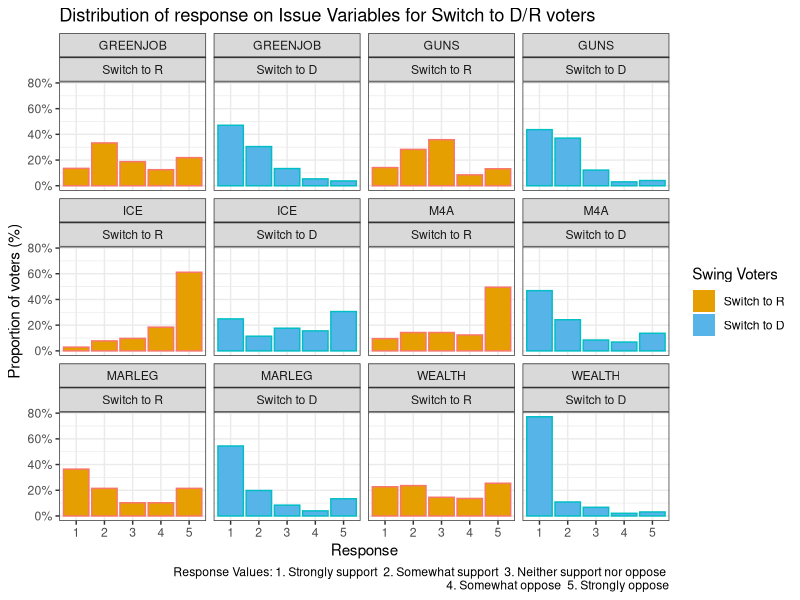
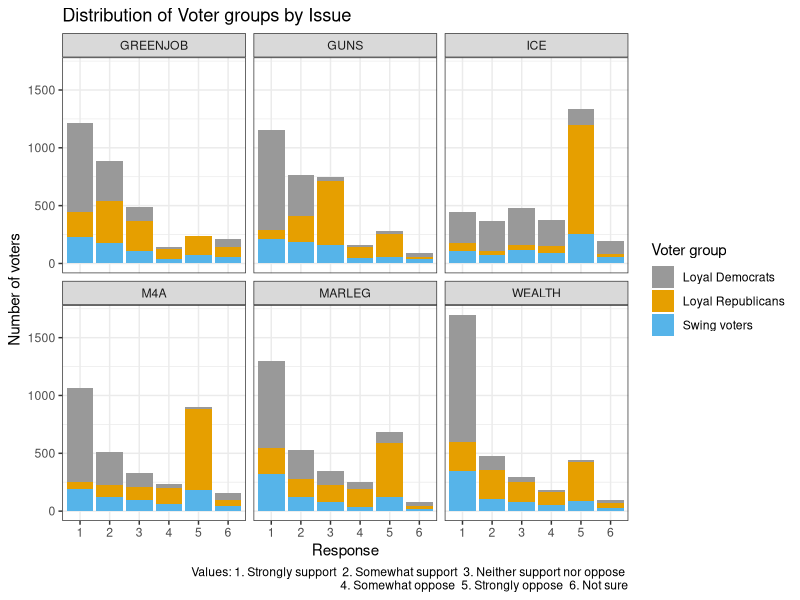
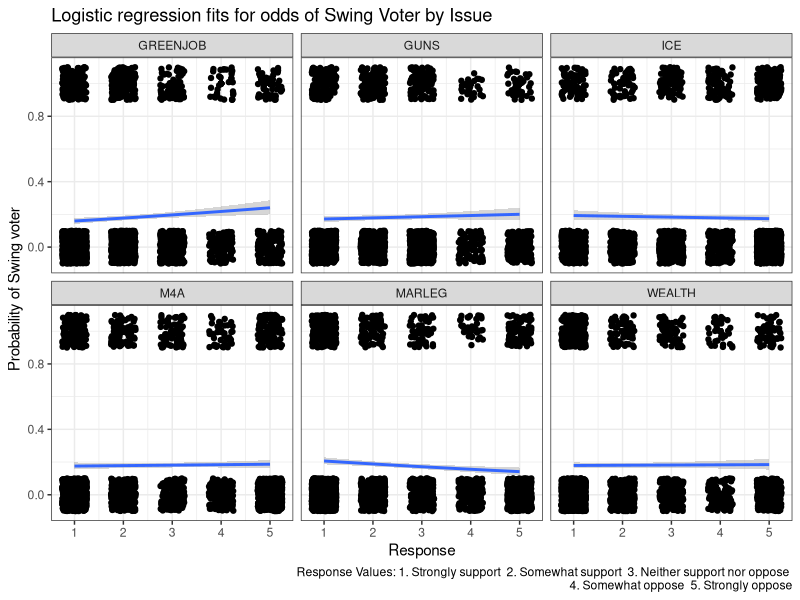
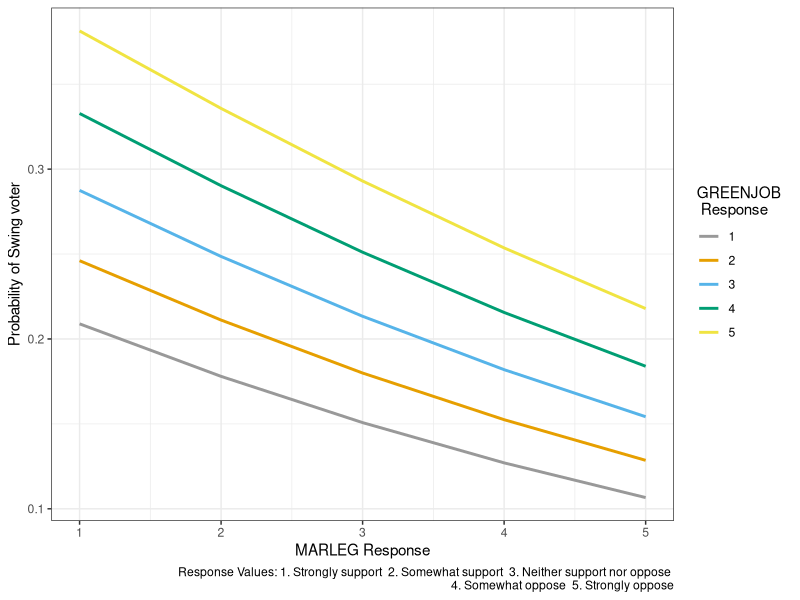
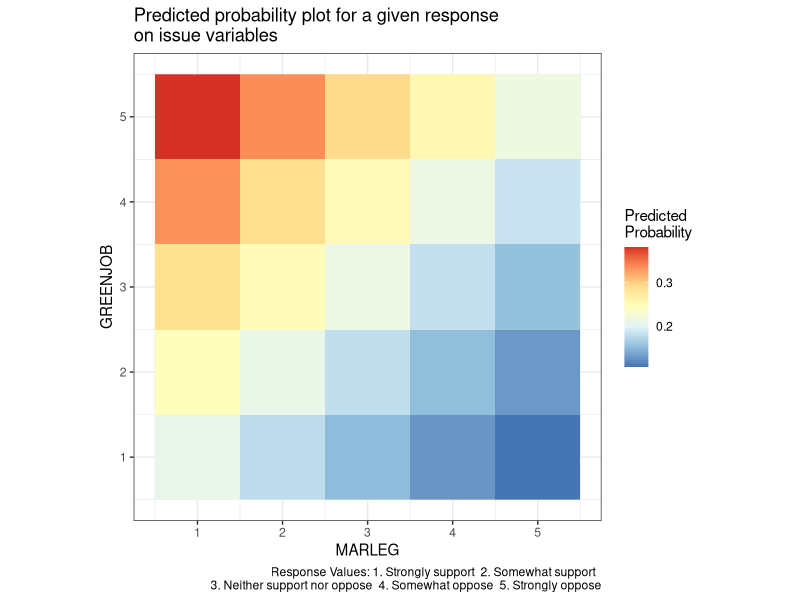
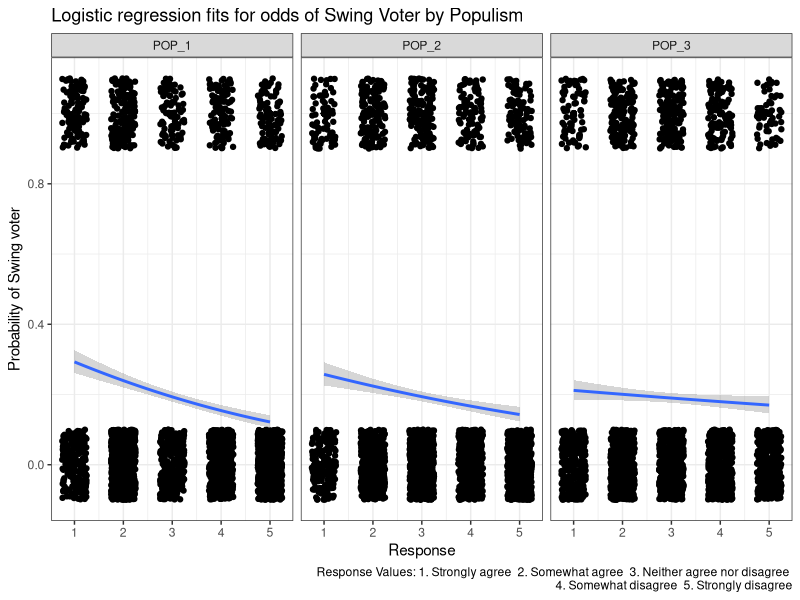
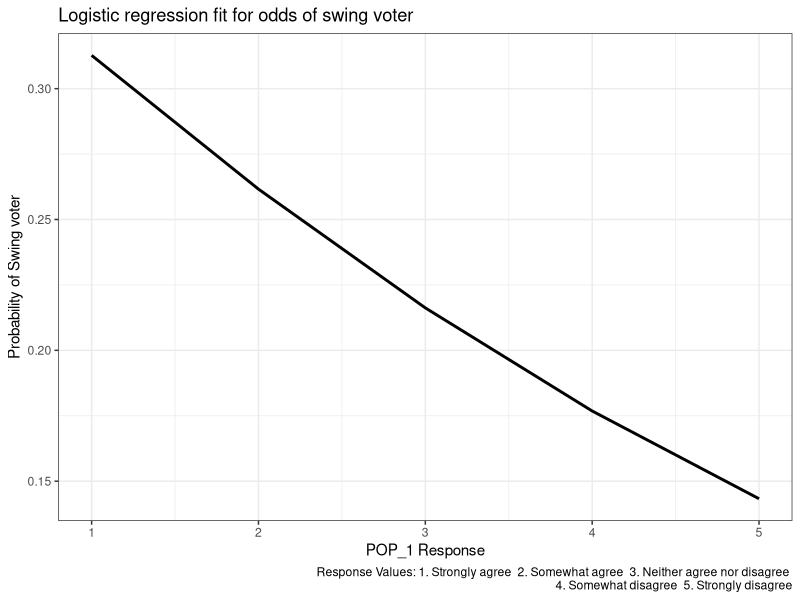
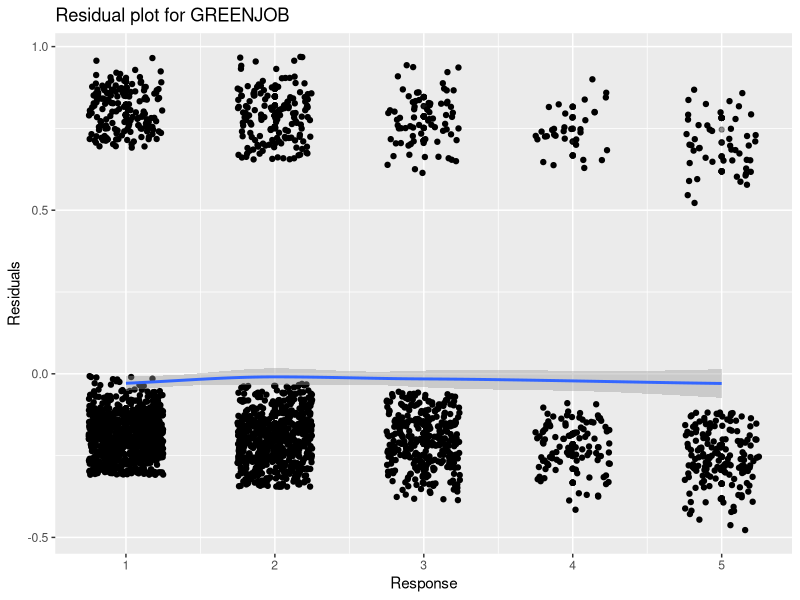

Write R code to recreate these figures, in order.
## ---- chunk 1
knitr::opts_chunk$set(echo = FALSE, tidy = TRUE, warning = FALSE, message = FALSE)
## ---- chunk 2
library(tidyverse)
library(broom)
library(arm)
library(GGally)
cb_palette = c("#999999", "#E69F00", "#56B4E9", "#009E73", "#F0E442", "#0072B2", "#D55E00", "#CC79A7")
## ---- chunk 3
# Load Data
dfp_WTHH = read.csv("DFP_WTHH_release.csv")
names(dfp_WTHH)[1] <- "rowid"
dfp = dplyr::select(dfp_WTHH, rowid, house3, presvote16post, weight_DFP, M4A, GREENJOB, WEALTH, MARLEG, ICE, GUNS, POP_1, POP_2, POP_3, gender)
# Removing NAs or 7 (Did not vote) for presvote16post
dfp =  dfp[!(is.na(dfp$presvote16post) | dfp$presvote16post == 7),]
# summary(dfp)
n_row = nrow(dfp)
## ---- chunk 4
is_swing_voter <- function() {
  vect = as.numeric(rep.int(1, times = n_row))
  for(i in 1:n_row) {
    if(dfp$presvote16post[i] == 1 && dfp$house3[i] == 1)
      vect[i] = 2
    else if(dfp$presvote16post[i] == 2 && dfp$house3[i] == 2)
      vect[i] = 3
    else if(dfp$presvote16post[i] != 2 && dfp$house3[i] == 2)
      vect[i] = 4
    else if(dfp$presvote16post[i] != 1 && dfp$house3[i] == 1)
      vect[i] = 5
  }
  return(vect)
}
# 1 = Swing, 2 = Loyal Demo, 3 = Loyal Rep, 4 = Switch to R, 5 = Switch to D
dfp$is_swing = is_swing_voter()
dfp$is_swing = factor(dfp$is_swing, labels = c("Swing", "Loyal Democrat", "Loyal Republican", "Switch to R", "Switch to D"))

## ---- chunk 5
dfp.q1 = dfp %>% subset(., subset = (.$is_swing == "Switch to R" | (.$is_swing == "Switch to D")), select = c("is_swing", "M4A", "GREENJOB", "WEALTH", "MARLEG", "ICE", "GUNS", "weight_DFP"))

cb_palette2 = c("#E69F00", "#56B4E9")

dfp.q1 = gather(dfp.q1, key = "ISSUE", value = "RESPONSE", c("M4A", "GREENJOB", "WEALTH", "MARLEG", "ICE", "GUNS"))
dfp.q1$RESPONSE = factor(dfp.q1$RESPONSE)
dfp.q1 = na.omit(dfp.q1)
# ggplot(dfp.q1[dfp.q1$RESPONSE != 6,], aes(x = RESPONSE, color = is_swing, fill = is_swing)) + stat_count((aes(weight = weight_DFP))) + facet_wrap(~ISSUE) + theme_bw() + guides(fill = guide_legend(title="Swing Voters"), color = FALSE) + scale_fill_manual(values = cb_palette2) + labs(title="Distribution of response on Issue Variables for Switch to D/R voters", caption = "Response Values: 1. Strongly support  2. Somewhat support  3. Neither support nor oppose \n  4. Somewhat oppose  5. Strongly oppose") + ylab("Count") + xlab("Response")

ggplot(dfp.q1[dfp.q1$RESPONSE != 6,], aes(x = RESPONSE, color = is_swing, fill = is_swing)) +
  geom_bar(mapping = aes(x = RESPONSE, y = ..prop.., group = 1), stat = "count") +
  scale_y_continuous(labels = scales::percent_format(accuracy = 1)) +
  facet_wrap(~ISSUE + is_swing) + theme_bw() + guides(fill = guide_legend(title="Swing Voters"), color = FALSE) + scale_fill_manual(values = cb_palette2) + labs(title="Distribution of response on Issue Variables for Switch to D/R voters", caption = "Response Values: 1. Strongly support  2. Somewhat support  3. Neither support nor oppose \n  4. Somewhat oppose  5. Strongly oppose") + ylab("Proportion of voters (%)") + xlab("Response")
## ---- chunk 6
WTHH_full = read_csv("DFP_WTHH_release.csv")
WTHH = WTHH_full[c("presvote16post", "house3", "weight_DFP", "M4A", "GREENJOB", "WEALTH", "MARLEG", "ICE", "GUNS", "POP_1", "POP_2", "POP_3")]
## ---- chunk 7
# WTHH$grp <- ifelse(WTHH$presvote16post==1 & WTHH$house3==1, "Loyal Democrats", ifelse(WTHH$presvote16post==2 & WTHH$house3==2, "Loyal Republicans", ifelse(!(WTHH$presvote16post %in% c(7,NA)), "Swing voters", NA)))
WTHH$grp <- ifelse(WTHH$presvote16post==1 & WTHH$house3==1, "Loyal Democrats", ifelse(WTHH$presvote16post==2 & WTHH$house3==2, "Loyal Republicans", ifelse(!is.na(WTHH$presvote16post), "Swing voters", NA)))

WTHH$swing_bhv <- ifelse(WTHH$grp=="Swing voters", ifelse(WTHH$house3==1, "Switch to D", ifelse(WTHH$house3==2, "Switch to R", "Others")), NA)

# cols <- c("presvote16post", "house3", "M4A", "GREENJOB", "WEALTH", "MARLEG", "ICE", "GUNS", "POP_1", "POP_2", "POP_3", "grp", "swing_bhv")
# WTHH[cols] <- lapply(WTHH[cols], factor)
## ---- chunk 8
WTHH.long = gather(WTHH, key="issue", value="response",
                   c("M4A", "GREENJOB", "WEALTH", "MARLEG", "ICE", "GUNS"))
cols <- c("issue", "response")
WTHH.long[cols] <- lapply(WTHH.long[cols], factor)
WTHH.long <- WTHH.long[c("issue", "response", "grp", "weight_DFP")]
WTHH.long <- WTHH.long[!is.na(WTHH.long$response) & !is.na(WTHH.long$grp),]
## ---- chunk 9
ggplot(WTHH.long, aes(x=response)) + stat_count(aes(fill=grp, weight=weight_DFP)) +
  facet_wrap(~issue) + scale_fill_manual(values=cb_palette) +
  labs(fill="Voter group", caption="Values: 1. Strongly support  2. Somewhat support  3. Neither support nor oppose \n  4. Somewhat oppose  5. Strongly oppose  6. Not sure") +
  ggtitle("Distribution of Voter groups by Issue") +
  xlab("Response") + ylab("Number of voters") +
  theme_bw()
## ---- chunk 10
WTHH$swing_voter = ifelse(WTHH$grp=="Swing voters", 1, ifelse(is.na(WTHH$grp), NA, 0))
WTHH.issue = WTHH[c("GREENJOB", "GUNS", "ICE", "M4A", "MARLEG", "WEALTH", "weight_DFP", "swing_voter")]
## ---- chunk 11
WTHH.issue <- WTHH.issue[rowSums(WTHH.issue[,c(1,2,3,4,5,6)] == 6) == 0,]
WTHH.issue <- WTHH.issue[complete.cases(WTHH.issue),]
## ---- chunk 12
WTHH.issue.long = gather(WTHH.issue, key="issue", value="response",
                   c("M4A", "GREENJOB", "WEALTH", "MARLEG", "ICE", "GUNS"))
ggplot(WTHH.issue.long, aes(x=response, y=swing_voter)) + geom_point(alpha=0.4) +
  geom_jitter(height=0.1, width=0.25) +
  geom_smooth(method = "glm", method.args = list(family = "binomial")) +
  facet_wrap(~issue) +
  labs(caption="Response Values: 1. Strongly support  2. Somewhat support  3. Neither support nor oppose \n  4. Somewhat oppose  5. Strongly oppose") +
  ggtitle("Logistic regression fits for odds of Swing Voter by Issue") +
  xlab("Response") + ylab("Probability of Swing voter") +
  theme_bw()
## ---- chunk 13
WTHH.issue.logit <- glm(swing_voter ~ GREENJOB + MARLEG, weights=weight_DFP, family="quasibinomial", data=WTHH.issue)
display(WTHH.issue.logit)
## ---- chunk 14
issue.predict.grid = expand.grid(MARLEG = seq(1, 5, 1), GREENJOB = seq(1, 5, 1))
issue.pred = predict(WTHH.issue.logit, type = "response", newdata = issue.predict.grid)
issue.pred.df = data.frame(issue.predict.grid, swing.prob = as.vector(issue.pred))

ggplot(issue.pred.df, aes(x = MARLEG, y = swing.prob, group = factor(GREENJOB), color = factor(GREENJOB))) +
  geom_line(size=1) + xlab("MARLEG Response") + ylab("Probability of Swing voter") +
  labs(color = "GREENJOB \n Response", caption="Response Values: 1. Strongly support  2. Somewhat support  3. Neither support nor oppose \n  4. Somewhat oppose  5. Strongly oppose") +
  theme_bw() + scale_color_manual(values = cb_palette)
## ---- chunk 15
# Raster 
ggplot(issue.pred.df, aes(x = MARLEG, y = GREENJOB, z = swing.prob)) + geom_raster(aes(fill = swing.prob))  + coord_fixed() + scale_fill_distiller(palette = "RdYlBu") + theme_bw() + labs(title="Predicted probability plot for a given response \non issue variables", fill = "Predicted \nProbability", caption="Response Values: 1. Strongly support  2. Somewhat support  \n3. Neither support nor oppose  4. Somewhat oppose  5. Strongly oppose" )
## ---- chunk 16
WTHH.pop = WTHH[c("POP_1", "POP_2", "POP_3", "weight_DFP", "swing_voter")]
## ---- chunk 17
WTHH.pop <- WTHH.pop[rowSums(WTHH.pop[,c(1,2,3)] == 6) == 0,]
WTHH.pop <- WTHH.pop[complete.cases(WTHH.pop),]
## ---- chunk 18
WTHH.pop.long = gather(WTHH.pop, key="populism", value="response",
                   c("POP_1", "POP_2", "POP_3"))
ggplot(WTHH.pop.long, aes(x=response, y=swing_voter)) + geom_point(alpha=0.4) +
  geom_jitter(height=0.1, width=0.25) +
  geom_smooth(method = "glm", method.args = list(family = "binomial")) +
  facet_wrap(~populism) +
  labs(caption="Response Values: 1. Strongly agree  2. Somewhat agree  3. Neither agree nor disagree \n  4. Somewhat disagree  5. Strongly disagree") +
  ggtitle("Logistic regression fits for odds of Swing Voter by Populism") +
  xlab("Response") + ylab("Probability of Swing voter") +
  theme_bw()
## ---- chunk 19
WTHH.pop.logit <- glm(swing_voter ~ POP_1, weights=weight_DFP, family="quasibinomial", data=WTHH.pop)
display(WTHH.pop.logit)
## ---- chunk 20
pop.predict.grid = expand.grid(POP_1 = seq(1, 5, 1))
pop.pred = predict(WTHH.pop.logit, type = "response", newdata = pop.predict.grid)
pop.pred.df = data.frame(pop.predict.grid, swing.prob = as.vector(pop.pred))
ggplot(pop.pred.df, aes(x = POP_1, y = swing.prob)) +
  geom_line(size=1) + xlab("POP_1 Response") + ylab("Probability of Swing voter") +
  labs(caption="Response Values: 1. Strongly agree  2. Somewhat agree  3. Neither agree nor disagree \n  4. Somewhat disagree  5. Strongly disagree", title="Logistic regression fit for odds of swing voter") +
  theme_bw()
## ---- chunk 21
WTHH.issue.logit1 <- glm(swing_voter ~ GREENJOB + GUNS + ICE + M4A + MARLEG + WEALTH, weights=weight_DFP, family="quasibinomial", data=WTHH.issue)
display(WTHH.issue.logit1)
## ---- chunk 22
WTHH.issue.logit3 <- glm(swing_voter ~ GREENJOB * GUNS * ICE * M4A * MARLEG * WEALTH, weights=weight_DFP, family="quasibinomial", data=WTHH.issue)
display(WTHH.issue.logit3)
## ---- chunk 23
WTHH.issue.logit.df <- WTHH.issue
WTHH.issue.logit.df$.fitted <- fitted.values(WTHH.issue.logit)
WTHH.issue.logit.df$.resid <- residuals(WTHH.issue.logit, type="response")
WTHH.issue.logit.df$.pred <- 1 * (WTHH.issue.logit.df$.fitted > max(WTHH.issue.logit.df$.fitted)/1)
Correct <- (WTHH.issue.logit.df$swing_voter == WTHH.issue.logit.df$.pred)
1 - (sum(Correct) / nrow(WTHH.issue.logit.df))
summary(factor(WTHH.issue.logit.df$swing_voter))
## ---- chunk 24
ggplot(WTHH.issue.logit.df, aes(x=GREENJOB, y=.resid)) + geom_point(alpha=0.4) +
  geom_jitter(height=0.1, width=0.25) + geom_smooth(method = "loess", method.args = list(degree = 1)) +
  xlab("Response") + ylab("Residuals") + ggtitle("Residual plot for GREENJOB")
ggplot(WTHH.issue.logit.df, aes(x=MARLEG, y=.resid)) + geom_point(alpha=0.4) +
  geom_jitter(height=0.1, width=0.25) + geom_smooth(method = "loess", method.args = list(degree = 1)) +
  xlab("Response") + ylab("Residuals") + ggtitle("Residual plot for MARLEG")
## ---- chunk 25
WTHH.pop.logit1 <- glm(swing_voter ~ POP_1 * POP_2 * POP_3, weights=weight_DFP, family="quasibinomial", data=WTHH.pop)
display(WTHH.pop.logit1)
## ---- chunk 26
WTHH.pop.logit.df <- WTHH.pop
WTHH.pop.logit.df$.fitted <- fitted.values(WTHH.pop.logit)
WTHH.pop.logit.df$.resid <- residuals(WTHH.pop.logit, type="response")
WTHH.pop.logit.df$.pred <- 1 * (WTHH.pop.logit.df$.fitted > max(WTHH.pop.logit.df$.fitted)/1)
Correct <- (WTHH.pop.logit.df$swing_voter == WTHH.pop.logit.df$.pred)
1 - (sum(Correct) / nrow(WTHH.pop.logit.df))
summary(factor(WTHH.pop.logit.df$swing_voter))
## ---- chunk 27
ggplot(WTHH.pop.logit.df, aes(x=POP_1, y=.resid)) + geom_point(alpha=0.4) +
  geom_jitter(height=0.1, width=0.25) + geom_smooth(method = "loess", method.args = list(degree = 1)) +
  xlab("Response") + ylab("Residuals") + ggtitle("Residual plot for POP_1")
